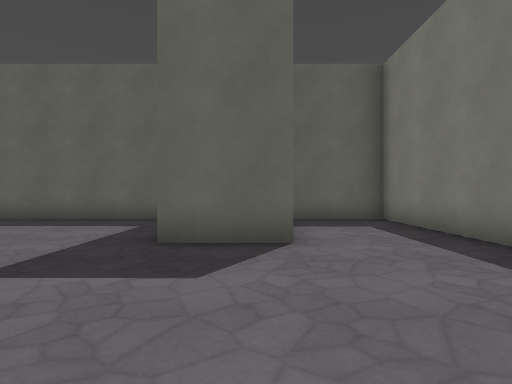
[1] (above)

19 first-person views from a walk through a level from a Godot 3-D game. The camera is 1.5 m above the floor, looks level and sees 80° across. The floor is counted in squares, 2 m on a side. Each view is taken from the middle of a square. On the plan, view 1 faces up. The plan holds only what a view shows up to about 10 squares ahead; the rest is blank. The place goes on beyond the plan. Surface patterns are stand-ins for the level's own textures.

[2]
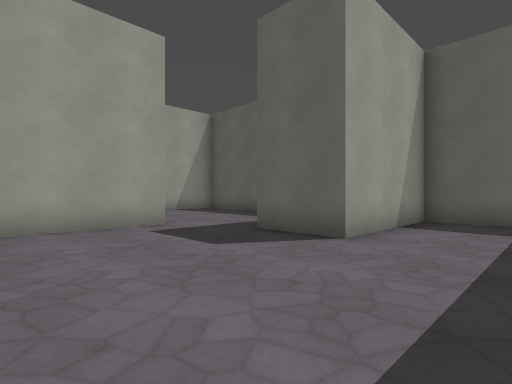

[3]
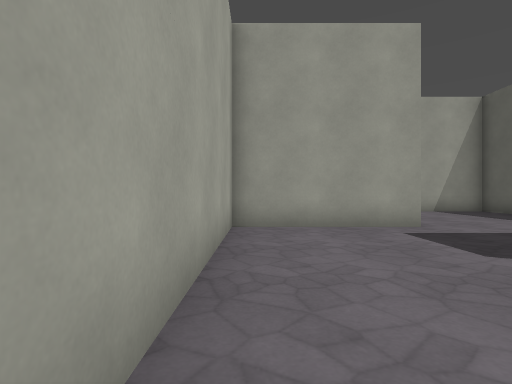

[4]
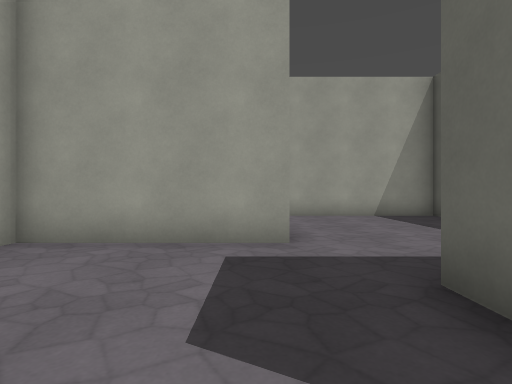

[5]
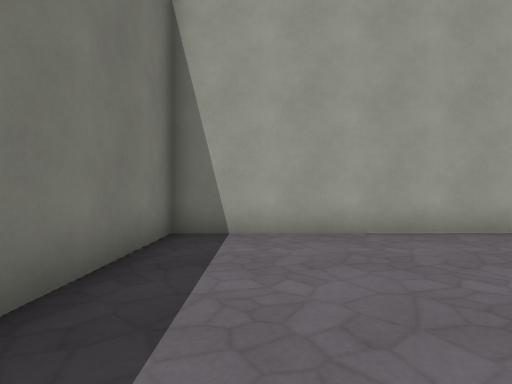

[6]
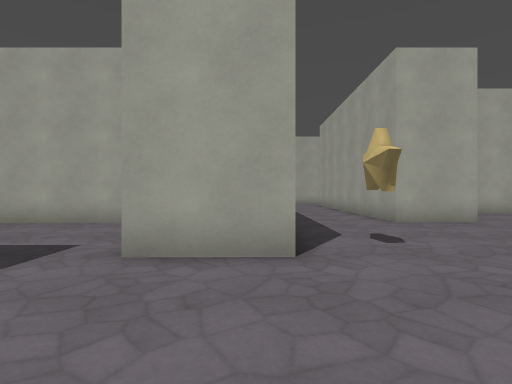

[7]
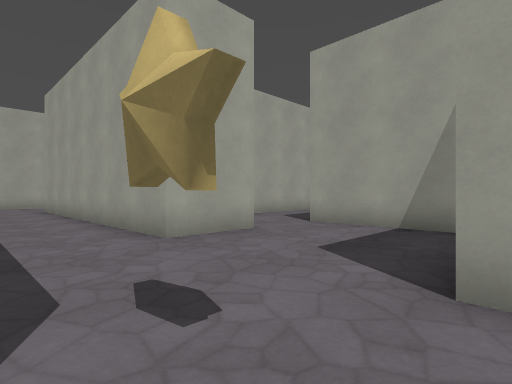

[8]
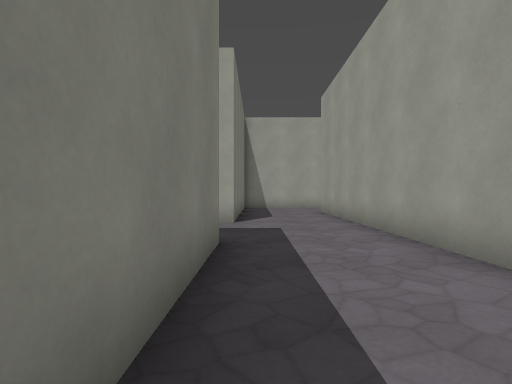

[9]
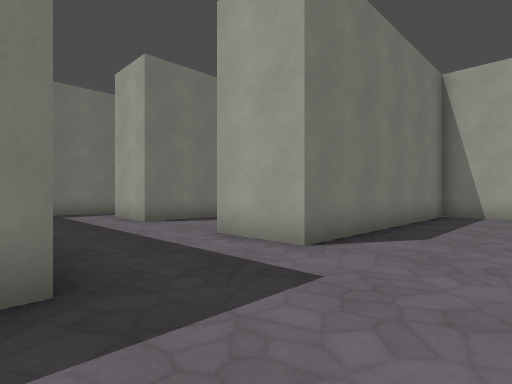

[10]
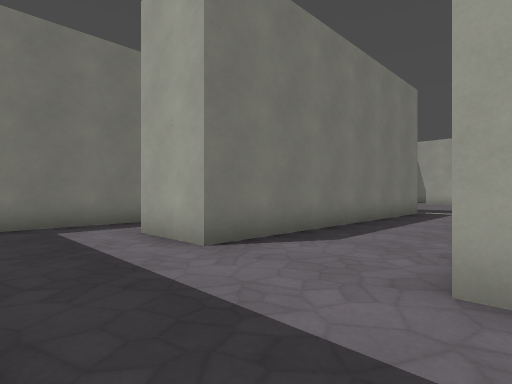

[11]
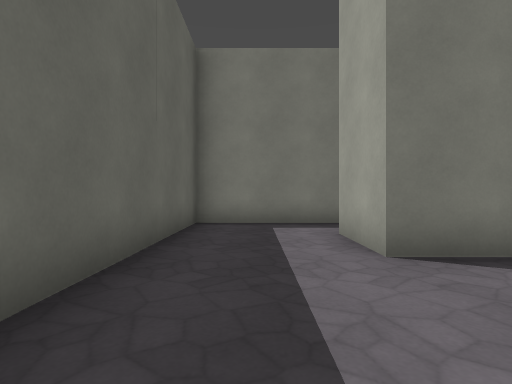

[12]
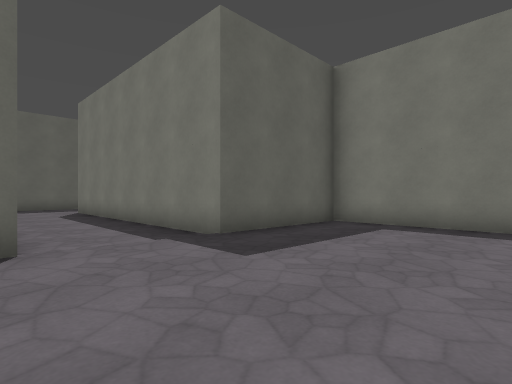

[13]
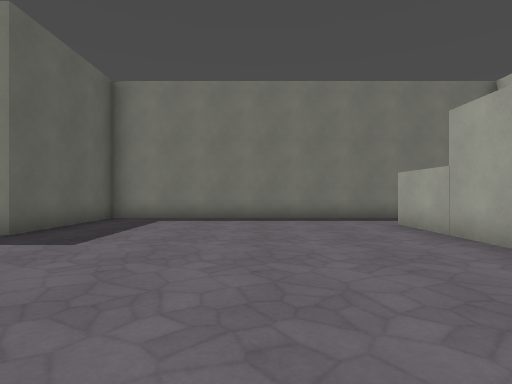

[14]
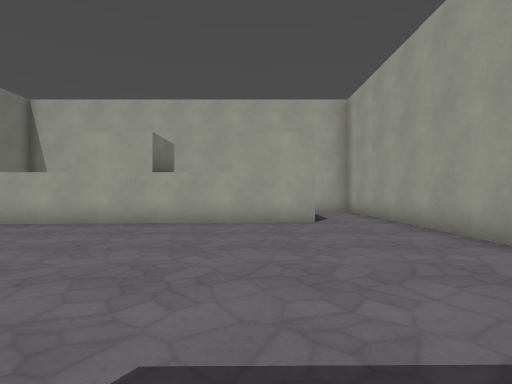

[15]
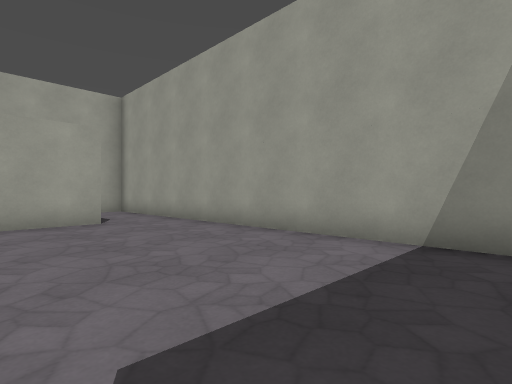

[16]
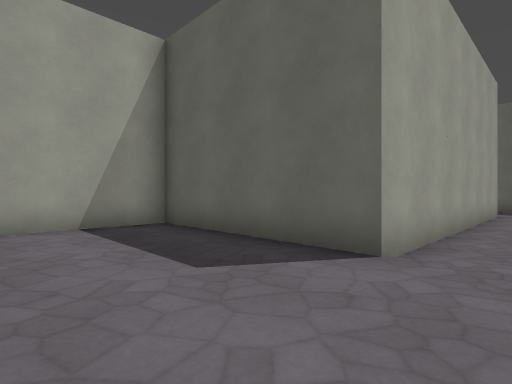

[17]
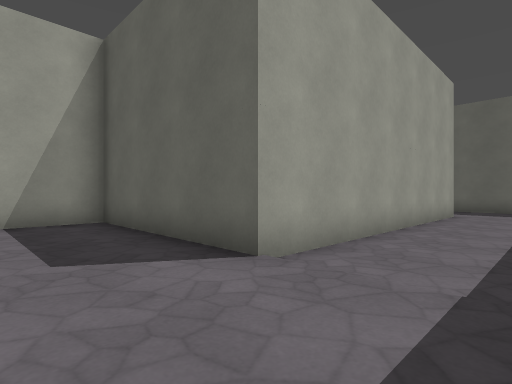

[18]
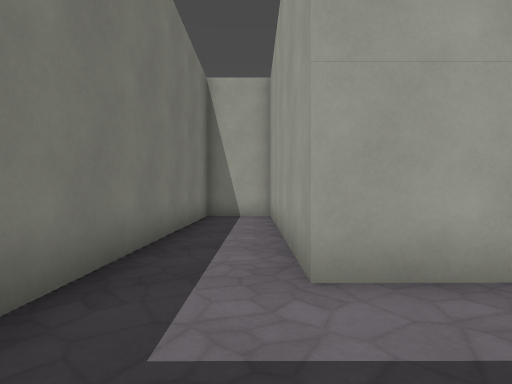

[19]
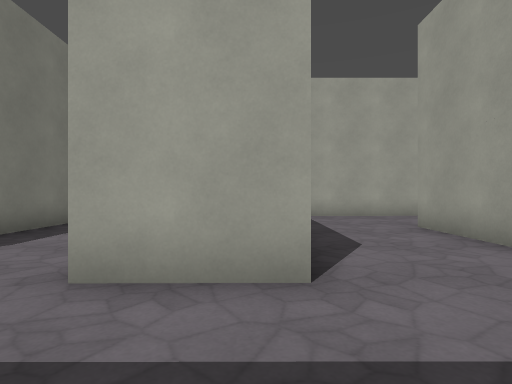

### Floor plan
Key: @ floor where view 1 was taken; # wall or solid block; . main floor; : floor 0.25 m higher than the main floor.
Columns run from 13 left of view 1 to 4 right of it. Each row starts with its distance up from view 1.
  9     #######  #####
  8     #......  #...#
  7     #....... #...#
  6     #....... #...#
  5     #.......##...#
  4     #............#
  3 #.......##.......#
  2 #.......##.......#
  1 #.......##.......#
  0 #.......##...@...#
 -1 ...##...##########
 -2 ..  #...#  #######
 -3 ..  #............#
 -4     #............#
 -5     #............#
 -6     #...##...##..#
 -7     #...##...##..#
 -8     #...##...##..#
 -9     #...##...##..#
-10     ....##...##..#
-11     ....##...##..#
-12    .....##...##..#
-13    #######...#####
-14     ######...#####
-15     #:::::::.....#
-16     #:::::::.....#
-17     #:::::::.....#
-18     #:::::::.....#
-19     #:::::::.....#
-20     #:::::::.....#
-21     #:::::::.....#
-22     #:::::::.....#
-23     #::########..#

Positions as (right, up) in squares from view 1, and headings:
1: (0, 0), facing up
2: (3, 0), facing up-left
3: (3, 0), facing left
4: (1, 3), facing left
5: (2, 5), facing down
6: (-5, 7), facing down
7: (-6, 4), facing down-left
8: (-6, 2), facing down
9: (-8, -2), facing down-right
10: (-4, -3), facing down-right
11: (-4, -4), facing right
12: (-4, -19), facing up-right
13: (-6, -19), facing right
14: (-5, -15), facing down
15: (-4, -15), facing down-left
16: (-2, -18), facing up-left
17: (-1, -17), facing up-left
18: (2, -3), facing down
19: (-5, -3), facing down
